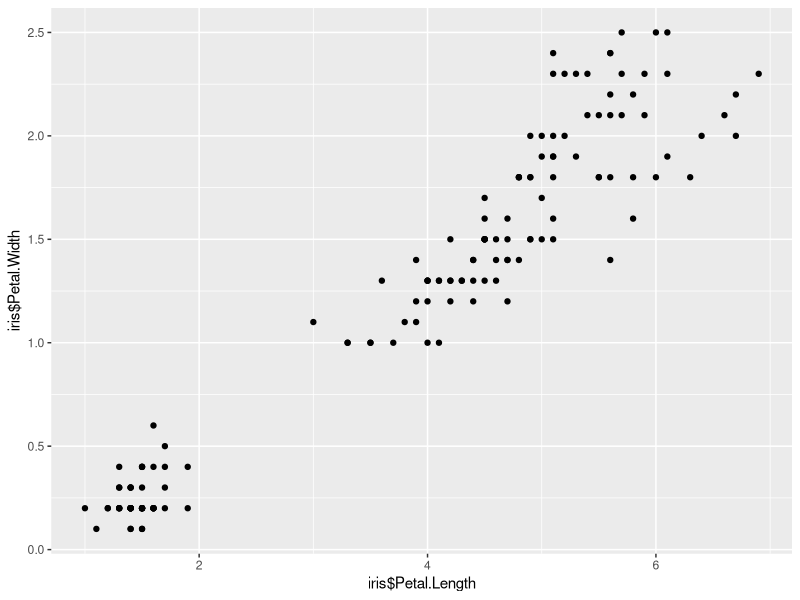

Here is the R script that generated this plot:
## ---- chunk 1
knitr::opts_chunk$set(echo = TRUE)
library(tidyverse)
## ---- chunk 2
petal_length_width = ggplot(iris, aes(iris$Petal.Length, iris$Petal.Width)) +
  geom_point()
petal_length_width
